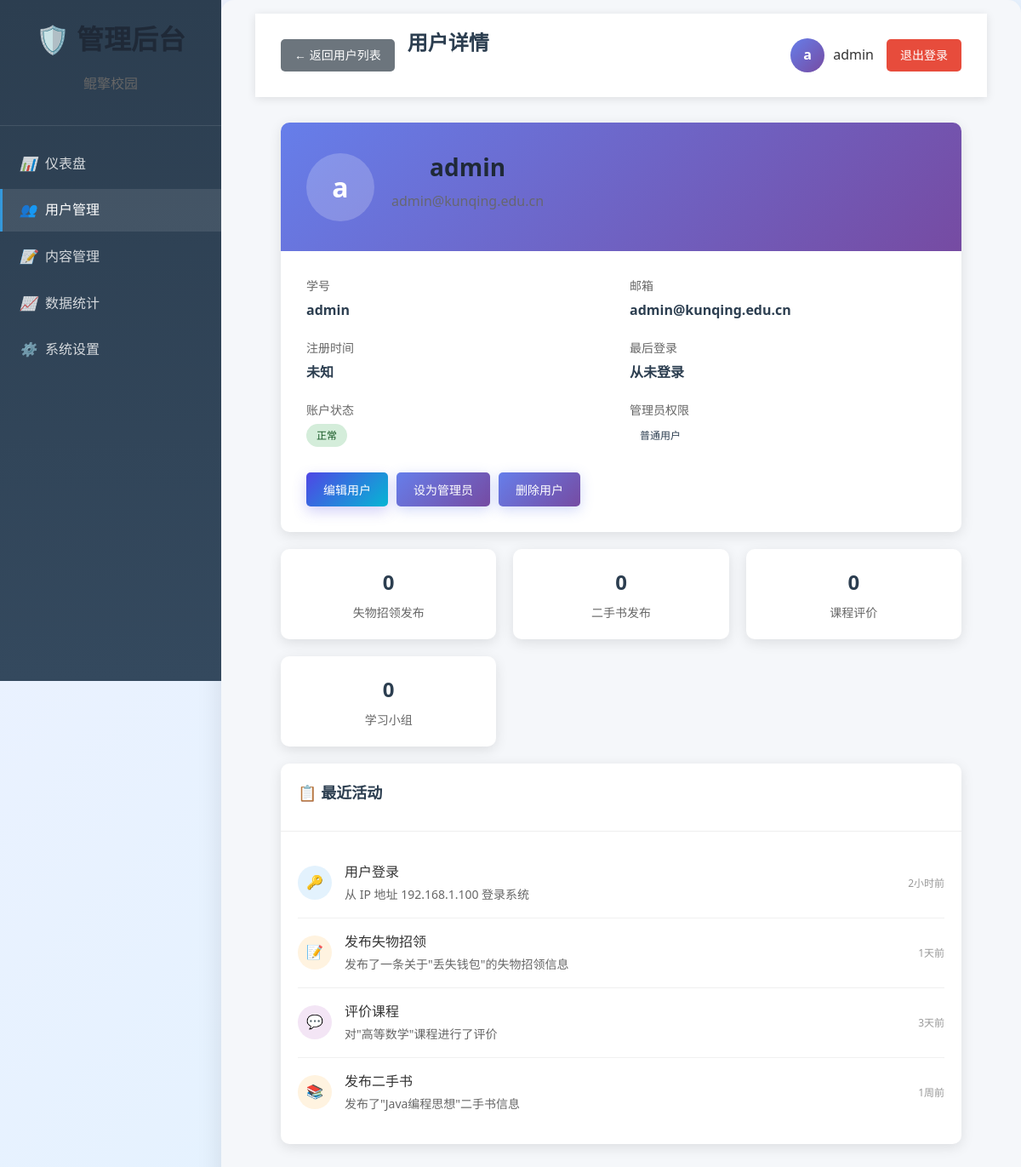
Before: /admin/users/1 (signed in) with the older database file.
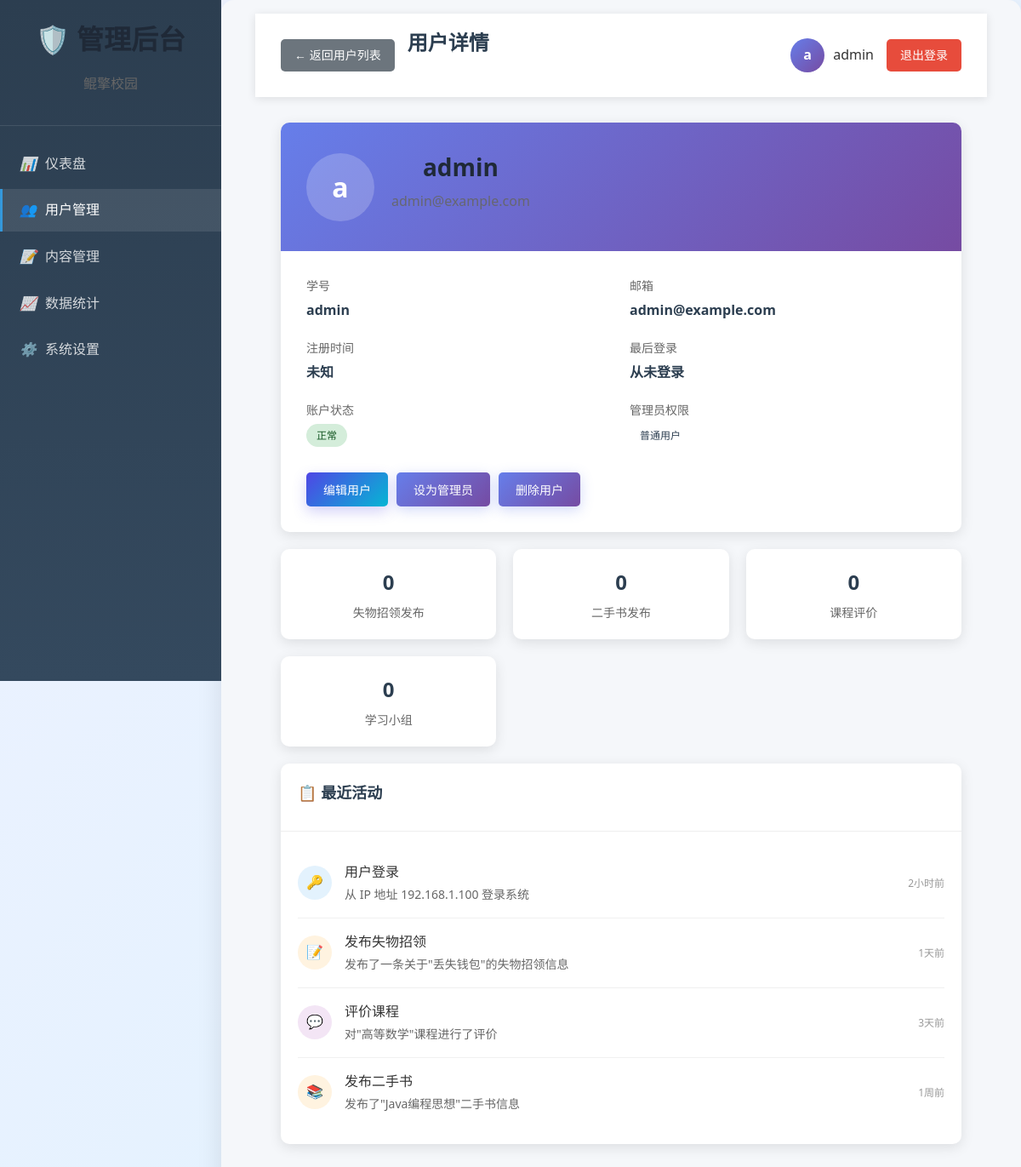
After: the same page with the newer database file.
### app/models.py (models this page shows, shortened)
class User(UserMixin, db.Model):
    __tablename__ = "users"
    id = db.Column(db.Integer, primary_key=True)
    student_id = db.Column(db.String(20), unique=True, nullable=False, index=True)
    email = db.Column(db.String(120), unique=True, nullable=False, index=True)
    password_hash = db.Column(db.String(128), nullable=False)
    real_name = db.Column(db.String(50))
    college = db.Column(db.String(100))
    major = db.Column(db.String(100))
    grade = db.Column(db.String(20))
    phone = db.Column(db.String(20))
    avatar = db.Column(db.String(255))
    is_admin = db.Column(db.Boolean, default=False, nullable=False)  # 管理员标识
    admin_level = db.Column(db.Integer, default=0)  # 管理员级别：0-普通用户，1-普通管理员，2-超级管理员
    create_time = db.Column(db.DateTime, default=db.func.now(), nullable=False)
    last_login = db.Column(db.DateTime)
    lost_founds = db.relationship(
        "LostFound",
        backref="user",
        lazy="dynamic",
        cascade="all, delete-orphan",
    )
    secondhand_books = db.relationship(
        "SecondhandBook",
        backref="user",
        lazy="dynamic",
        cascade="all, delete-orphan",
    )
    book_messages = db.relationship(
        "BookMessage",
        backref="user",
        lazy="dynamic",
        cascade="all, delete-orphan",
    )
    course_reviews = db.relationship(
        "CourseReview",
        backref="user",
        lazy="dynamic",
        cascade="all, delete-orphan",
    )
    study_groups = db.relationship(
        "StudyGroup",
        backref=db.backref("owner", lazy=True),
        lazy="dynamic",
        cascade="all, delete-orphan",
    )
    group_memberships = db.relationship(
        "GroupMember",
        backref="user",
        lazy="dynamic",
        cascade="all, delete-orphan",
    )
    @property
    def is_authenticated(self) -> bool:
        return True
    def can_manage_users(self) -> bool:
        return self.admin_level >= 1

### app/routes/admin.py (the view, shortened to what this page needs)
@admin_bp.route('/users/<int:user_id>', methods=['GET', 'POST'])
@user_management_required
def user_detail(user_id):
    from app.simple_models import SimpleDB
    db = SimpleDB()
    users = db.get_all_users()
    user = None
    for u in users:
        if u.get('id') == user_id:
            user = u
            break
    if not user:
        flash('用户不存在', 'error')
        return redirect(url_for('admin.users'))
    class MockUser:
        def __init__(self, data):
            self.id = data.get('id')
            self.student_id = data.get('student_id')
            self.email = data.get('email')
            self.is_active = data.get('is_active', True)
            self.is_admin = data.get('is_admin', False)
            self.admin_level = data.get('admin_level', 0)
            self.created_at = None  # 简化模型中没有这个字段
            self.last_login = None  # 简化模型中没有这个字段
            self.lost_found_items = []
            self.secondhand_books = []
            self.course_reviews = []
            self.study_groups = []
    mock_user = MockUser(user)
    user_stats = {
        'lost_found_count': 0,
        'books_count': 0,
        'reviews_count': 0,
        'groups_count': 0,
    }
    return render_template("admin/user_detail.html", user=mock_user, user_stats=user_stats)

### app/simple_models.py (called while the page is built)
    def get_all_users(self):
        conn = sqlite3.connect(DB_PATH)
        cursor = conn.cursor()
        cursor.execute('SELECT * FROM users')
        rows = cursor.fetchall()
        conn.close()
        users = []
        for row in rows:
            user_dict = {
                'id': row[0],
                'student_id': row[1],
                'email': row[2],
                'password_hash': row[3],
                'real_name': row[4],
                'college': row[5],
                'major': row[6],
                'grade': row[7],
                'phone': row[8],
                'avatar': row[9],
                'create_time': row[10],
                'last_login': row[11],
                'admin_level': row[12] if len(row) > 12 else 0,
                'is_active': True  # 默认为活跃用户
            }
            users.append(user_dict)
        return users

    @property
    def is_authenticated(self):
        return True

    def is_admin_user(self):
        admin_accounts = ['admin', 'admin001', '2021001']  # 可以根据需要添加更多管理员账号
        return self.student_id in admin_accounts or self.student_id.startswith('admin')

    def can_manage_users(self):
        return self.is_admin_user()

    @staticmethod
    def get_by_id(user_id):
        conn = sqlite3.connect(DB_PATH)
        cursor = conn.cursor()
        cursor.execute('SELECT * FROM users WHERE id = ?', (user_id,))
        row = cursor.fetchone()
        conn.close()
        if row:
            return SimpleUser(
                id=row[0],
                student_id=row[1],
                email=row[2],
                password_hash=row[3],
                real_name=row[4],
                college=row[5],
                major=row[6],
                grade=row[7],
                phone=row[8],
                avatar=row[9],
                create_time=row[10],
                last_login=row[11]
            )
        return None

### app/templates/admin/user_detail.html (shortened to what this page needs)
<!DOCTYPE html>
<html lang="zh-CN">
<head>
    <link rel="stylesheet" href="{{ url_for('static', filename='css/style.css') }}">
</head>
<body>
    <div class="admin-layout">
        <nav class="sidebar">
            <div class="sidebar-header">
                <h2>🛡️ 管理后台</h2>
                <p>鲲擎校园</p>
            </div>
            <div class="sidebar-nav">
                <div class="nav-item">
                    <a href="{{ url_for('admin.dashboard') }}" class="nav-link">
                        <i>📊</i> 仪表盘
                    </a>
                </div>
                <div class="nav-item">
                    <a href="{{ url_for('admin.users') }}" class="nav-link active">
                        <i>👥</i> 用户管理
                    </a>
                </div>
                <div class="nav-item">
                    <a href="{{ url_for('admin.content') }}" class="nav-link">
                        <i>📝</i> 内容管理
                    </a>
                </div>
                <div class="nav-item">
                    <a href="{{ url_for('admin.statistics') }}" class="nav-link">
                        <i>📈</i> 数据统计
                    </a>
                </div>
                <div class="nav-item">
                    <a href="{{ url_for('admin.settings') }}" class="nav-link">
                        <i>⚙️</i> 系统设置
                    </a>
                </div>
            </div>
        </nav>
        <main class="main-content">
            <header class="topbar">
                <div class="topbar-left">
                    <a href="{{ url_for('admin.users') }}" class="back-btn">← 返回用户列表</a>
                    <h1>用户详情</h1>
                </div>
                <div class="topbar-right">
                    <div class="user-info">
                        <div class="user-avatar">
                            {{ current_user.student_id[0] if current_user.student_id else 'A' }}
                        </div>
                        <span>{{ current_user.student_id or '管理员' }}</span>
                    </div>
                    <a href="{{ url_for('admin.admin_logout') }}" class="logout-btn">退出登录</a>
                </div>
            </header>
            <div class="content-area">
                <div class="user-profile">
                    <div class="profile-header">
                        <div class="profile-avatar">
                            {{ user.student_id[0] if user.student_id else user.email[0] if user.email else 'U' }}
                        </div>
                        <div class="profile-info">
                            <h2>{{ user.student_id or '未设置学号' }}</h2>
                            <p>{{ user.email or '未设置邮箱' }}</p>
                        </div>
                    </div>
                    <div class="profile-body">
                        <div class="info-grid">
                            <div class="info-item">
                                <span class="info-label">学号</span>
                                <span class="info-value">{{ user.student_id or '未设置' }}</span>
                            </div>
                            <div class="info-item">
                                <span class="info-label">邮箱</span>
                                <span class="info-value">{{ user.email or '未设置' }}</span>
                            </div>
                            <div class="info-item">
                                <span class="info-label">注册时间</span>
                                <span class="info-value">{{ user.created_at.strftime('%Y-%m-%d %H:%M') if user.created_at else '未知' }}</span>
                            </div>
                            <div class="info-item">
                                <span class="info-label">最后登录</span>
                                <span class="info-value">{{ user.last_login.strftime('%Y-%m-%d %H:%M') if user.last_login else '从未登录' }}</span>
                            </div>
                            <div class="info-item">
                                <span class="info-label">账户状态</span>
                                <span class="info-value">
                                    {% if user.is_active %}
                                        <span class="status-badge status-active">正常</span>
                                    {% else %}
                                        <span class="status-badge status-inactive">已禁用</span>
                                    {% endif %}
                                </span>
                            </div>
                            <div class="info-item">
                                <span class="info-label">管理员权限</span>
                                <span class="info-value">
                                    {% if user.is_admin %}
                                        <span class="status-badge status-admin">管理员 (级别 {{ user.admin_level }})</span>
                                    {% else %}
                                        <span class="status-badge">普通用户</span>
                                    {% endif %}
                                </span>
                            </div>
                        </div>
                        <div class="action-buttons">
                            <button class="btn btn-primary" onclick="editUser()">编辑用户</button>
                            {% if user.is_admin %}
                                <button class="btn btn-warning" onclick="toggleAdmin({{ user.id }}, false)">取消管理员</button>
                            {% else %}
                                <button class="btn btn-warning" onclick="toggleAdmin({{ user.id }}, true)">设为管理员</button>
                            {% endif %}
                            <button class="btn btn-danger" onclick="deleteUser({{ user.id }})">删除用户</button>
                        </div>
                    </div>
                </div>
                <div class="stats-grid">
                    <div class="stat-card">
                        <div class="stat-value">{{ user.lost_found_items|length or 0 }}</div>
                        <div class="stat-label">失物招领发布</div>
                    </div>
                    <div class="stat-card">
                        <div class="stat-value">{{ user.secondhand_books|length or 0 }}</div>
                        <div class="stat-label">二手书发布</div>
                    </div>
                    <div class="stat-card">
                        <div class="stat-value">{{ user.course_reviews|length or 0 }}</div>
                        <div class="stat-label">课程评价</div>
                    </div>
                    <div class="stat-card">
                        <div class="stat-value">{{ user.study_groups|length or 0 }}</div>
                        <div class="stat-label">学习小组</div>
                    </div>
                </div>
                <div class="activity-section">
                    <div class="section-header">
                        <h3 class="section-title">📋 最近活动</h3>
                    </div>
                    <div class="activity-list">
                        <div class="activity-item">
                            <div class="activity-icon activity-login">🔑</div>
                            <div class="activity-content">
                                <div class="activity-title">用户登录</div>
                                <div class="activity-desc">从 IP 地址 192.168.1.100 登录系统</div>
                            </div>
                            <div class="activity-time">2小时前</div>
                        </div>
                        <div class="activity-item">
                            <div class="activity-icon activity-post">📝</div>
                            <div class="activity-content">
                                <div class="activity-title">发布失物招领</div>
                                <div class="activity-desc">发布了一条关于"丢失钱包"的失物招领信息</div>
                            </div>
                            <div class="activity-time">1天前</div>
                        </div>
                        <div class="activity-item">
                            <div class="activity-icon activity-comment">💬</div>
                            <div class="activity-content">
                                <div class="activity-title">评价课程</div>
                                <div class="activity-desc">对"高等数学"课程进行了评价</div>
                            </div>
                            <div class="activity-time">3天前</div>
                        </div>
                        <div class="activity-item">
                            <div class="activity-icon activity-post">📚</div>
                            <div class="activity-content">
                                <div class="activity-title">发布二手书</div>
                                <div class="activity-desc">发布了"Java编程思想"二手书信息</div>
                            </div>
                            <div class="activity-time">1周前</div>
                        </div>
                    </div>
                </div>
            </div>
        </main>
    </div>
</body>
</html>

### app/static/css/style.css (style rules this page uses)
* { margin: 0; padding: 0; box-sizing: border-box; }
body { font-family: 'Segoe UI', Tahoma, Geneva, Verdana, sans-serif; line-height: 1.6; color: #333; background: linear-gradient(135deg, #667eea 0%, #764ba2 100%); min-height: 100vh; }
.main-content { background: white; border-radius: 15px; padding: 40px; box-shadow: 0 10px 30px rgba(0, 0, 0, 0.1); margin-bottom: 20px; }
h1, h2, h3 { color: #2c3e50; margin-bottom: 20px; }
h1 { font-size: 2.5em; text-align: center; margin-bottom: 30px; }
h2 { font-size: 2em; text-align: center; margin-bottom: 15px; }
h3 { font-size: 1.3em; margin-bottom: 10px; }
p { margin-bottom: 15px; text-align: center; color: #666; }
.btn { display: inline-block; padding: 12px 30px; background: linear-gradient(135deg, #667eea 0%, #764ba2 100%); color: white; text-decoration: none; border-radius: 25px; font-weight: 600; font-size: 16px; border: none; cursor: pointer; transition: all 0.3s ease; box-shadow: 0 4px 15px rgba(102, 126, 234, 0.3); }
a { color: #667eea; text-decoration: none; transition: color 0.3s ease; }
.main-content { animation: fadeIn 0.6s ease-out; }
.status-active { background-color: #28a745; color: white; }
:root { --brand-primary: #4f46e5; --brand-primary-dark: #3730a3; --brand-accent: #06b6d4; --text-primary: #1f2937; --text-muted: #6b7280; --bg-soft: #f8fafc; --card-bg: #ffffff; --card-shadow: 0 8px 24px rgba(31, 41, 55, 0.12); --radius-md: 12px; --radius-lg: 18px; --bg-gradient-start: #eef2ff; --bg-gradient-end: #e0f2fe; }
body { color: var(--text-primary); background: linear-gradient(135deg, var(--bg-gradient-start), var(--bg-gradient-end)); min-height: 100vh; }
.main-content { padding-top: 1rem; padding-bottom: 2rem; }
.btn-primary { background: linear-gradient(135deg, var(--brand-primary), var(--brand-accent)); border: none; box-shadow: 0 6px 16px rgba(79,70,229,0.25); }
a { color: var(--brand-primary); }
h1, h2, h3, h4 { color: var(--text-primary); }

Changed rows visible on the page:
changed User "admin": email "admin@kunqing.edu.cn" → "admin@example.com"
